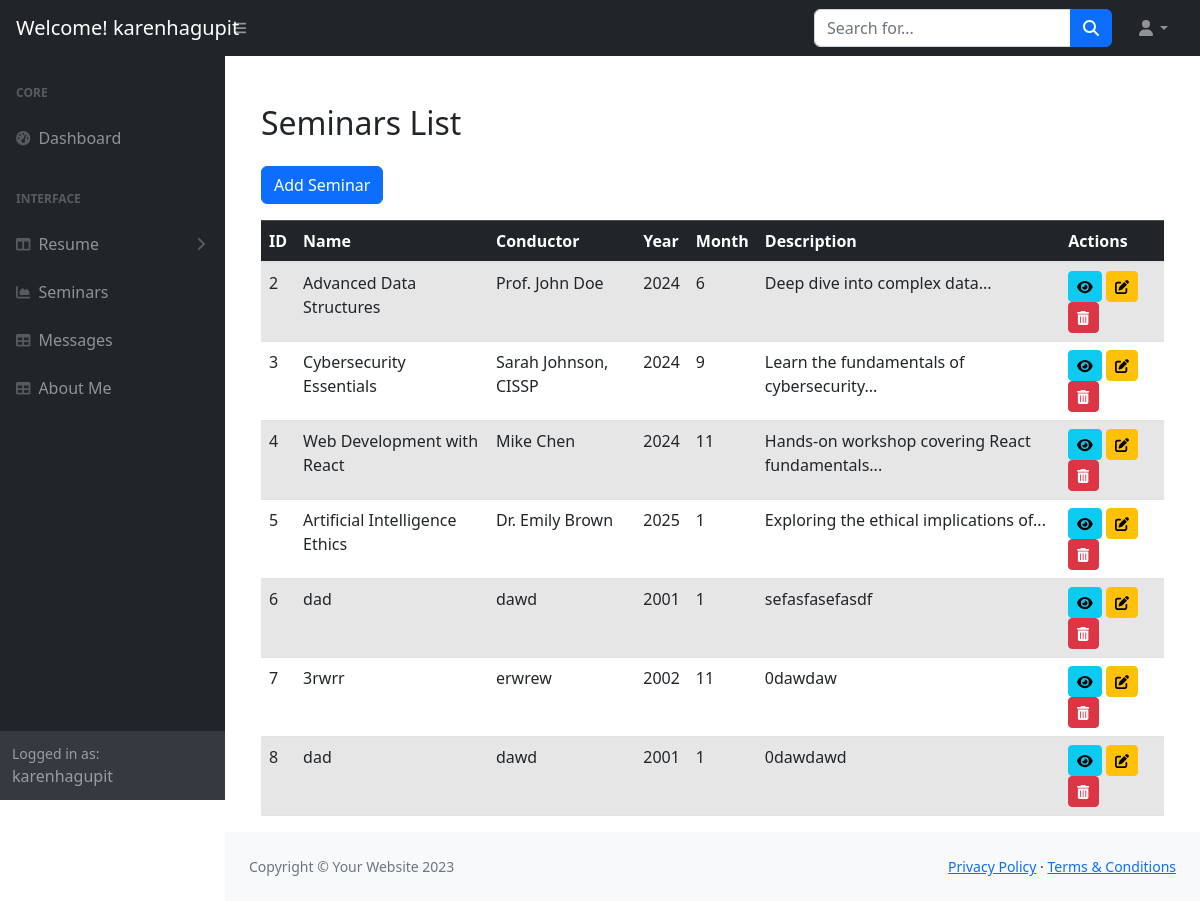
Page /dashboard/dashboard/dash_seminar.php (signed in) on the committed database.
### tables this page shows
CREATE TABLE `seminars` (
  `id` int(11) NOT NULL,
  `seminar_name` varchar(255) NOT NULL,
  `conductor` varchar(100) NOT NULL,
  `seminar_year` int(11) NOT NULL,
  `seminar_month` int(11) NOT NULL,
  `description` text DEFAULT NULL,
  `picture_path` varchar(255) DEFAULT NULL
);

### dashboard/dashboard/dash_seminar.php (the view, shortened to what this page needs)
<?php
$servername = "localhost";
$username = "root";
$password = "";
$dbname = "karensporfolio";
$conn = new mysqli($servername, $username, $password, $dbname);
$sql = "SELECT * FROM seminars";
$result = $conn->query($sql);
$username = $_SESSION['user'];
?>
<!DOCTYPE html>
<html lang="en">
    <head>
        <link href="https://cdn.jsdelivr.net/npm/simple-datatables@7.1.2/dist/style.min.css" rel="stylesheet" />
        <link rel="stylesheet" href="https://maxcdn.bootstrapcdn.com/bootstrap/4.5.2/css/bootstrap.min.css">
        <link href="css/styles.css" rel="stylesheet" />
    </head>
    <body class="sb-nav-fixed">
        <nav class="sb-topnav navbar navbar-expand navbar-dark bg-dark">
            <a class="navbar-brand ps-3" href="index.html">Welcome! <?php echo htmlspecialchars($username); ?></h1></a>
            <button class="btn btn-link btn-sm order-1 order-lg-0 me-4 me-lg-0" id="sidebarToggle" href="#!"><i class="fas fa-bars"></i></button>
            <form class="d-none d-md-inline-block form-inline ms-auto me-0 me-md-3 my-2 my-md-0">
                <div class="input-group">
                    <input class="form-control" type="text" placeholder="Search for..." aria-label="Search for..." aria-describedby="btnNavbarSearch" />
                    <button class="btn btn-primary" id="btnNavbarSearch" type="button"><i class="fas fa-search"></i></button>
                </div>
            </form>
            <ul class="navbar-nav ms-auto ms-md-0 me-3 me-lg-4">
                <li class="nav-item dropdown">
                    <a class="nav-link dropdown-toggle" id="navbarDropdown" href="#" role="button" data-bs-toggle="dropdown" aria-expanded="false"><i class="fas fa-user fa-fw"></i></a>
                </li>
            </ul>
        </nav>
        <div id="layoutSidenav">
            <div id="layoutSidenav_nav">
                <nav class="sb-sidenav accordion sb-sidenav-dark" id="sidenavAccordion">
                    <div class="sb-sidenav-menu">
                        <div class="nav">
                            <div class="sb-sidenav-menu-heading">Core</div>
                            <a class="nav-link" href="dashboard.php">
                                <div class="sb-nav-link-icon"><i class="fas fa-tachometer-alt"></i></div>
                                Dashboard
                            </a>
                            <div class="sb-sidenav-menu-heading">Interface</div>
                            <a class="nav-link collapsed" href="#" data-bs-toggle="collapse" data-bs-target="#collapseLayouts" aria-expanded="false" aria-controls="collapseLayouts">
                                <div class="sb-nav-link-icon"><i class="fas fa-columns"></i></div>
                                Resume
                                <div class="sb-sidenav-collapse-arrow"><i class="fas fa-angle-down"></i></div>
                            </a>
                            <a class="nav-link" href="dash_seminar.php">
                                <div class="sb-nav-link-icon"><i class="fas fa-chart-area"></i></div>
                                Seminars
                            </a>
                            <a class="nav-link" href="message.php">
                                <div class="sb-nav-link-icon"><i class="fas fa-table"></i></div>
                                Messages
                            </a>
                            <a class="nav-link" href="dash_about.php">
                                <div class="sb-nav-link-icon"><i class="fas fa-table"></i></div>
                                About Me
                            </a>
                        </div>
                    </div>
                    <div class="sb-sidenav-footer">
                        <div class="small">Logged in as:</div>
                        <?php echo htmlspecialchars($username); ?>
                    </div>
                </nav>
            </div>
            <div id="layoutSidenav_content">
                <main>
                    <div class="container-fluid px-4">
                        <div class="container mt-5">
    <h2>Seminars List</h2>
    <a href="add_seminar.php" class="btn btn-primary mb-3">Add Seminar</a>
    <table class="table table-striped table-hover">
            <thead class="table-dark">
                <tr>
                    <th>ID</th>
                    <th>Name</th>
                    <th>Conductor</th>
                    <th>Year</th>
                    <th>Month</th>
                    <th>Description</th>
                    <th>Actions</th>
                </tr>
            </thead>
            <tbody>
            <?php
            if ($result->num_rows > 0) {
                while($row = $result->fetch_assoc()) {
                    $description = implode(' ', array_slice(explode(' ', $row["description"]), 0, 5));
                    if (str_word_count($row["description"]) > 10) {
                        $description .= '...';
                    }
                    echo "<tr>
                        <td>".htmlspecialchars($row["id"])."</td>
                        <td>".htmlspecialchars($row["seminar_name"])."</td>
                        <td>".htmlspecialchars($row["conductor"])."</td>
                        <td>".htmlspecialchars($row["seminar_year"])."</td>
                        <td>".htmlspecialchars($row["seminar_month"])."</td>
                        <td>".htmlspecialchars($description)."</td>
                        <td>
                            <a href='view_seminar.php?id=".$row["id"]."' class='btn btn-sm btn-info'>
                                <i class='fas fa-eye'></i>
                            </a>
                            <a href='edit_seminar.php?id=".$row["id"]."' class='btn btn-sm btn-warning'>
                                <i class='fas fa-edit'></i>
                            </a>
                            <a href='delete_seminar.php?id=".$row["id"]."' class='btn btn-sm btn-danger' onclick='return confirm(\"Are you sure?\")'>
                                <i class='fas fa-trash-alt'></i>
                            </a>
                        </td>
                    </tr>";
                }
            } else {
                echo "<tr><td colspan='7'>No records found</td></tr>";
            }
            ?>
            </tbody>
        </table>
</div>
                </main>
                <footer class="py-4 bg-light mt-auto">
                    <div class="container-fluid px-4">
                        <div class="d-flex align-items-center justify-content-between small">
                            <div class="text-muted">Copyright &copy; Your Website 2023</div>
                            <div>
                                <a href="#">Privacy Policy</a>
                                &middot;
                                <a href="#">Terms &amp; Conditions</a>
                            </div>
                        </div>
                    </div>
                </footer>
            </div>
        </div>
    </body>
</html>

### rows in the picture
seminars: id "2", seminar_name "Advanced Data Structures", conductor "Prof. John Doe", seminar_year "2024", seminar_month "6", description "Deep dive into complex data..."
seminars: id "3", seminar_name "Cybersecurity Essentials", conductor "Sarah Johnson, CISSP", seminar_year "2024", seminar_month "9", description "Learn the fundamentals of cybersecurity..."
seminars: id "4", seminar_name "Web Development with React", conductor "Mike Chen", seminar_year "2024", seminar_month "11", description "Hands-on workshop covering React fundamentals..."
seminars: id "5", seminar_name "Artificial Intelligence Ethics", conductor "Dr. Emily Brown", seminar_year "2025", seminar_month "1", description "Exploring the ethical implications of..."
seminars: id "6", seminar_name "dad", conductor "dawd", seminar_year "2001", seminar_month "1", description "sefasfasefasdf"
seminars: id "7", seminar_name "3rwrr", conductor "erwrew", seminar_year "2002", seminar_month "11", description "0dawdaw"
seminars: id "8", seminar_name "dad", conductor "dawd", seminar_year "2001", seminar_month "1", description "0dawdawd"

### other values in the picture
$username "karenhagupit"
